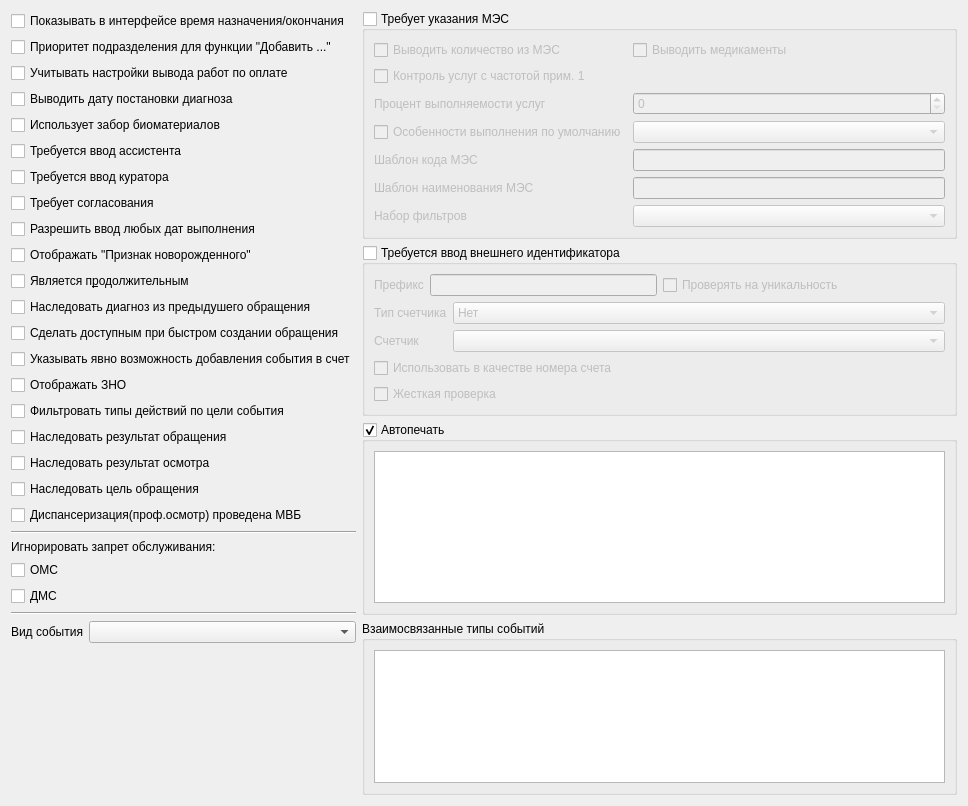
         <widget class="QWidget" name="scrollAreaWidgetContents_2">
          <property name="geometry">
           <rect>
            <x>0</x>
            <y>-347</y>
            <width>968</width>
            <height>806</height>
           </rect>
          </property>
          <layout class="QGridLayout" name="gridLayout_16">
           <item row="0" column="0" rowspan="3">
            <layout class="QVBoxLayout" name="verticalLayout">
             <item>
              <widget class="QCheckBox" name="chkShowTime">
               <property name="text">
                <string>Показывать в интерфейсе время назначения/окончания</string>
               </property>
              </widget>
             </item>
             <item>
              <widget class="QCheckBox" name="chkOrgStructurePriorityForAddActions">
               <property name="text">
                <string>Приоритет подразделения для функции &quot;Добавить ...&quot;</string>
               </property>
              </widget>
             </item>
             <item>
              <widget class="QCheckBox" name="chkOnJobPayedFilter">
               <property name="text">
                <string>Учитывать настройки вывода работ по оплате</string>
               </property>
              </widget>
             </item>
             <item>
              <widget class="QCheckBox" name="chkDiagnosisSetDate">
               <property name="focusPolicy">
                <enum>Qt::StrongFocus</enum>
               </property>
               <property name="text">
                <string>Выводить дату постановки диагноза</string>
               </property>
              </widget>
             </item>
             <item>
              <widget class="QCheckBox" name="chkIsTakenTissue">
               <property name="text">
                <string>Использует забор биоматериалов</string>
               </property>
              </widget>
             </item>
             <item>
              <widget class="QCheckBox" name="chkHasAssistant">
               <property name="text">
                <string>Требуется ввод ассистента</string>
               </property>
              </widget>
             </item>
             <item>
              <widget class="QCheckBox" name="chkHasCurator">
               <property name="text">
                <string>Требуется ввод куратора</string>
               </property>
              </widget>
             </item>
             <item>
              <widget class="QCheckBox" name="chkRequiredCoordination">
               <property name="text">
                <string>Требует согласования</string>
               </property>
              </widget>
             </item>
             <item>
              <widget class="QCheckBox" name="chkPermitAnyDate">
               <property name="text">
                <string>Разрешить ввод любых дат выполнения</string>
               </property>
              </widget>
             </item>
             <item>
              <widget class="QCheckBox" name="chkLittleStranger">
               <property name="text">
                <string>Отображать &quot;Признак новорожденного&quot;</string>
               </property>
              </widget>
             </item>
             <item>
              <widget class="QCheckBox" name="chkIsLong">
               <property name="text">
                <string>Является п&amp;родолжительным</string>
               </property>
              </widget>
             </item>
             <item>
              <widget class="QCheckBox" name="chkInheritDiagnosis">
               <property name="text">
                <string>Наследовать диагноз из предыдушего обращения</string>
               </property>
              </widget>
             </item>
             <item>
              <widget class="QCheckBox" name="chkAvailInFastCreateMode">
               <property name="text">
                <string>Сделать доступным при быстром создании обращения</string>
               </property>
              </widget>
             </item>
             <item>
              <widget class="QCheckBox" name="chkExposeConfirmation">
               <property name="text">
                <string>Указывать явно возможность добавления события в счет</string>
               </property>
              </widget>
             </item>
             <item>
              <widget class="QCheckBox" name="chkShowZNO">
               <property name="toolTip">
                <string>Показывать при редактировании обращение чекбоксы:
&quot;Диагноз ЗНО установлен впервые&quot; и &quot;Диагноз ЗНО подтверждён морфологически&quot;</string>
               </property>
               <property name="text">
                <string>Отображать ЗНО</string>
               </property>
              </widget>
             </item>
             <item>
              <widget class="QCheckBox" name="chkGoalFilter">
               <property name="text">
                <string>Фильтровать типы действий по цели события</string>
               </property>
              </widget>
             </item>
             <item>
              <widget class="QCheckBox" name="chkInheritResult">
               <property name="text">
                <string>Наследовать результат обращения</string>
               </property>
              </widget>
             </item>
             <item>
              <widget class="QCheckBox" name="chkInheritCheckupResult">
               <property name="text">
                <string>Наследовать результат осмотра</string>
               </property>
              </widget>
             </item>
             <item>
              <widget class="QCheckBox" name="chkInheritGoal">
               <property name="text">
                <string>Наследовать цель обращения</string>
               </property>
              </widget>
             </item>
             <item>
              <widget class="QCheckBox" name="chkDispByMobileTeam">
               <property name="toolTip">
                <string extracomment="Диспансеризация(проф.осмотр) проведена мобильной выездной бригадой"/>
               </property>
               <property name="whatsThis">
                <string extracomment="Диспансеризация(проф.осмотр) проведена мобильной выездной бригадой"/>
               </property>
               <property name="text">
                <string>Диспансеризация(проф.осмотр) проведена МВБ</string>
               </property>
              </widget>
             </item>
             <item>
              <widget class="Line" name="line">
               <property name="orientation">
                <enum>Qt::Horizontal</enum>
               </property>
              </widget>
             </item>
             <item>
              <widget class="QLabel" name="lblIgnoreServicesStop">
               <property name="text">
                <string>Игнорировать запрет обслуживания:</string>
               </property>
              </widget>
             </item>
             <item>
              <widget class="QCheckBox" name="chkCompulsoryServiceStopIgnore">
               <property name="text">
                <string>ОМС</string>
               </property>
              </widget>
             </item>
             <item>
              <widget class="QCheckBox" name="chkVoluntaryServiceStopIgnore">
               <property name="text">
                <string>ДМС</string>
               </property>
              </widget>
             </item>
             <item>
              <widget class="Line" name="line_2">
               <property name="orientation">
                <enum>Qt::Horizontal</enum>
               </property>
              </widget>
             </item>
             <item>
              <spacer name="verticalSpacer_6">
               <property name="orientation">
                <enum>Qt::Vertical</enum>
               </property>
               <property name="sizeHint" stdset="0">
                <size>
                 <width>20</width>
                 <height>40</height>
                </size>
               </property>
              </spacer>
             </item>
            </layout>
           </item>
           <item row="0" column="1">
            <widget class="QGroupBox" name="gbMesRequired">
             <property name="title">
              <string>Требует указания МЭС</string>
             </property>
             <property name="checkable">
              <bool>true</bool>
             </property>
             <property name="checked">
              <bool>false</bool>
             </property>
             <layout class="QGridLayout" name="gridLayout_11">
              <item row="3" column="1">
               <widget class="CRBComboBox" name="cmbDefaultMesSpecification">
                <property name="enabled">
                 <bool>false</bool>
                </property>
               </widget>
              </item>
              <item row="1" column="0">
               <widget class="QCheckBox" name="chkMesNecessityEqOne">
                <property name="text">
                 <string>Контроль услуг с частотой прим. 1</string>
                </property>
               </widget>
              </item>
              <item row="5" column="0">
               <widget class="QLabel" name="lblMesNameMask">
                <property name="text">
                 <string>Шаблон наименования МЭС</string>
                </property>
                <property name="buddy">
                 <cstring>edtMesNameMask</cstring>
                </property>
               </widget>
              </item>
              <item row="2" column="1">
               <widget class="QSpinBox" name="edtMesPerfPercent">
                <property name="maximum">
                 <number>100</number>
                </property>
               </widget>
              </item>
              <item row="5" column="1">
               <widget class="QLineEdit" name="edtMesNameMask"/>
              </item>
              <item row="0" column="1">
               <widget class="QCheckBox" name="chkShowMedicaments">
                <property name="text">
                 <string>Выводить медикаменты</string>
                </property>
               </widget>
              </item>
              <item row="4" column="0">
               <widget class="QLabel" name="lblMesCodeMask">
                <property name="text">
                 <string>Шаблон кода МЭС</string>
                </property>
                <property name="buddy">
                 <cstring>edtMesCodeMask</cstring>
                </property>
               </widget>
              </item>
              <item row="4" column="1">
               <widget class="QLineEdit" name="edtMesCodeMask"/>
              </item>
              <item row="3" column="0">
               <widget class="QCheckBox" name="chkDefaultMesSpecification">
                <property name="text">
                 <string>Особенности выполнения по умолчанию</string>
                </property>
               </widget>
              </item>
              <item row="0" column="0">
               <widget class="QCheckBox" name="chkShowAmountFromMes">
                <property name="text">
                 <string>Выводить количество из МЭС</string>
                </property>
               </widget>
              </item>
              <item row="2" column="0">
               <widget class="QLabel" name="lblMesPerformPercent">
                <property name="text">
                 <string>Процент выполняемости услуг</string>
                </property>
               </widget>
              </item>
              <item row="6" column="0">
               <widget class="QLabel" name="lblSetFilters">
                <property name="text">
                 <string>Набор фильтров</string>
                </property>
               </widget>
              </item>
              <item row="6" column="1">
               <widget class="QComboBox" name="cmbSetFilters"/>
              </item>
             </layout>
            </widget>
           </item>
           <item row="1" column="1">
            <widget class="QGroupBox" name="chkExternalId">
             <property name="title">
              <string>Требуется ввод внешнего идентификатора</string>
             </property>
             <property name="checkable">
              <bool>true</bool>
             </property>
             <property name="checked">
              <bool>false</bool>
             </property>
             <layout class="QGridLayout" name="gridLayout_9">
              <item row="0" column="2" colspan="2">
               <widget class="QCheckBox" name="chkUniqueExternalId">
                <property name="text">
                 <string>Проверять на уникальность</string>
                </property>
               </widget>
              </item>
              <item row="0" column="0" colspan="2">
               <layout class="QHBoxLayout" name="horizontalLayout">
                <item>
                 <widget class="QLabel" name="lblPrefix">
                  <property name="text">
                   <string>Префикс</string>
                  </property>
                  <property name="buddy">
                   <cstring>edtPrefix</cstring>
                  </property>
                 </widget>
                </item>
                <item>
                 <widget class="QLineEdit" name="edtPrefix">
                  <property name="minimumSize">
                   <size>
                    <width>60</width>
                    <height>0</height>
                   </size>
                  </property>
                 </widget>
                </item>
               </layout>
              </item>
              <item row="2" column="0" rowspan="2" colspan="4">
               <layout class="QGridLayout" name="gridLayout_13">
                <item row="1" column="0">
                 <widget class="QLabel" name="lblCounterType">
                  <property name="toolTip">
                   <string>При выборе варианта &quot;по изменению результата&quot; тип счетчика указывается в справочнике &quot;Результаты обращения&quot;</string>
                  </property>
                  <property name="text">
                   <string>Тип счетчика</string>
                  </property>
                  <property name="buddy">
                   <cstring>cmbCounterType</cstring>
                  </property>
                 </widget>
                </item>
                <item row="1" column="1">
                 <widget class="QComboBox" name="cmbCounterType">
                  <property name="toolTip">
                   <string>При выборе варианта &quot;по изменению результата&quot; тип счетчика указывается в справочнике &quot;Результаты обращения&quot;</string>
                  </property>
                  <item>
                   <property name="text">
                    <string>Нет</string>
                   </property>
                  </item>
                  <item>
                   <property name="text">
                    <string>По созданию обращения</string>
                   </property>
                  </item>
                  <item>
                   <property name="text">
                    <string>По сохранению обращения</string>
                   </property>
                  </item>
                  <item>
                   <property name="text">
                    <string>По изменению результата</string>
                   </property>
                  </item>
                 </widget>
                </item>
                <item row="2" column="0">
                 <widget class="QLabel" name="lblCounter">
                  <property name="text">
                   <string>Счетчик</string>
                  </property>
                  <property name="alignment">
                   <set>Qt::AlignLeading|Qt::AlignLeft|Qt::AlignVCenter</set>
                  </property>
                  <property name="buddy">
                   <cstring>cmbCounter</cstring>
                  </property>
                 </widget>
                </item>
                <item row="2" column="1">
                 <widget class="CRBComboBox" name="cmbCounter">
                  <property name="sizePolicy">
                   <sizepolicy hsizetype="Expanding" vsizetype="Fixed">
                    <horstretch>0</horstretch>
                    <verstretch>0</verstretch>
                   </sizepolicy>
                  </property>
                  <property name="minimumSize">
                   <size>
                    <width>73</width>
                    <height>0</height>
                   </size>
                  </property>
                 </widget>
                </item>
               </layout>
              </item>
              <item row="4" column="0" colspan="4">
               <widget class="QCheckBox" name="chkExternalIdAsAccountNumber">
                <property name="toolTip">
                 <string>Использовать внешний идентификатор в качестве номера счета при создании счета из редактора обращений.</string>
                </property>
                <property name="text">
                 <string>Использовать в качестве номера счета</string>
                </property>
               </widget>
              </item>
              <item row="5" column="0">
               <widget class="QCheckBox" name="chkExternalIdRequired">
                <property name="text">
                 <string>Жесткая проверка</string>
                </property>
               </widget>
              </item>
             </layout>
            </widget>
           </item>
           <item row="2" column="1">
            <widget class="QGroupBox" name="gbAutoPrint">
             <property name="title">
              <string>Автопечать</string>
             </property>
             <property name="checkable">
              <bool>true</bool>
             </property>
             <layout class="QGridLayout" name="gridLayout_12">
              <item row="0" column="0">
               <widget class="CInDocTableView" name="tblAutoPrint"/>
              </item>
             </layout>
            </widget>
           </item>
           <item row="3" column="1">
            <widget class="QGroupBox" name="gbAssociations">
             <property name="title">
              <string>Взаимосвязанные типы событий</string>
             </property>
             <property name="checkable">
              <bool>false</bool>
             </property>
             <layout class="QGridLayout" name="gridLayout_14">
              <item row="0" column="0">
               <widget class="CInDocTableView" name="tblAssociations"/>
              </item>
             </layout>
            </widget>
           </item>
           <item row="4" column="0">
            <spacer name="verticalSpacer_3">
             <property name="orientation">
              <enum>Qt::Vertical</enum>
             </property>
             <property name="sizeHint" stdset="0">
              <size>
               <width>20</width>
               <height>40</height>
              </size>
             </property>
            </spacer>
           </item>
           <item row="4" column="1" rowspan="2">
            <spacer name="verticalSpacer">
             <property name="orientation">
              <enum>Qt::Vertical</enum>
             </property>
             <property name="sizeHint" stdset="0">
              <size>
               <width>20</width>
               <height>3</height>
              </size>
             </property>
            </spacer>
           </item>
           <item row="5" column="0">
            <spacer name="verticalSpacer_5">
             <property name="orientation">
              <enum>Qt::Vertical</enum>
             </property>
             <property name="sizeHint" stdset="0">
              <size>
               <width>20</width>
               <height>40</height>
              </size>
             </property>
            </spacer>
           </item>
           <item row="3" column="0">
            <layout class="QGridLayout" name="gridLayout_18">
             <item row="0" column="0">
              <widget class="QLabel" name="lblTypeCode">
               <property name="sizePolicy">
                <sizepolicy hsizetype="Fixed" vsizetype="Fixed">
                 <horstretch>0</horstretch>
                 <verstretch>0</verstretch>
                </sizepolicy>
               </property>
               <property name="text">
                <string>Вид события</string>
               </property>
              </widget>
             </item>
             <item row="3" column="0">
              <spacer name="verticalSpacer_4">
               <property name="orientation">
                <enum>Qt::Vertical</enum>
               </property>
               <property name="sizeHint" stdset="0">
                <size>
                 <width>20</width>
                 <height>40</height>
                </size>
               </property>
              </spacer>
             </item>
             <item row="0" column="1">
              <widget class="CRBComboBox" name="cmbTypeCode">
               <property name="sizePolicy">
                <sizepolicy hsizetype="Preferred" vsizetype="Fixed">
                 <horstretch>0</horstretch>
                 <verstretch>0</verstretch>
                </sizepolicy>
               </property>
              </widget>
             </item>
            </layout>
           </item>
          </layout>
         </widget>
